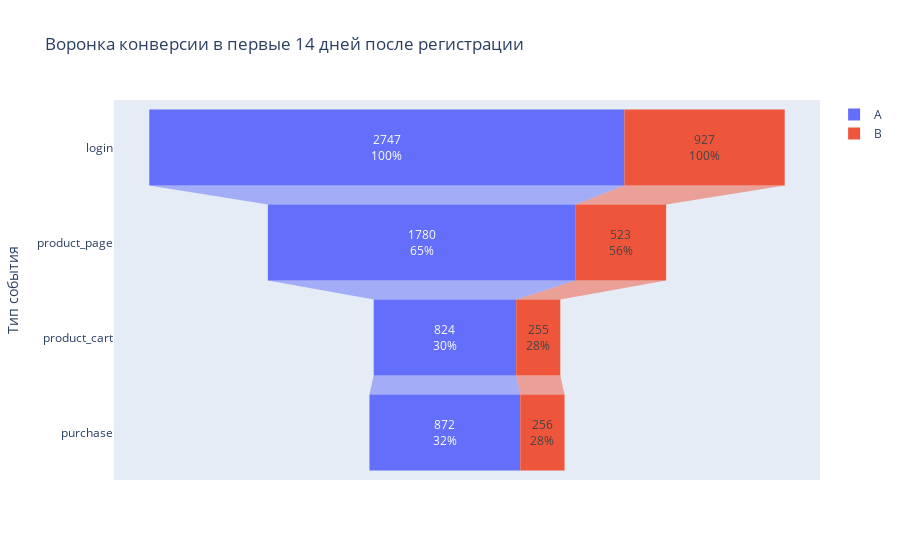

The cell this chart's notebook holds for it:
### Code cell
fig = go.Figure()

fig.add_trace(go.Funnel(
    name = 'A',
    y = main_funnel.index,
    x = main_funnel['A'],
    textinfo = "value+percent initial")
)

fig.add_trace(go.Funnel(
    name = 'B',
    y = main_funnel.index,
    x = main_funnel['B'],
    textinfo = "value+percent initial")
)
fig.update_layout(
    yaxis_title='Тип события',
    title='Воронка конверсии в первые 14 дней после регистрации'
)
fig.show()

### Figure 1 — Plotly figure (JSON) as saved in the notebook; plotly's stock layout.template omitted (floating-point values rounded to 4 significant figures)
{"data": [{"name": "A", "textinfo": "value+percent initial", "type": "funnel", "x": [2747, 1780, 824, 872], "y": ["login", "product_page", "product_cart", "purchase"]}, {"name": "B", "textinfo": "value+percent initial", "type": "funnel", "x": [927, 523, 255, 256], "y": ["login", "product_page", "product_cart", "purchase"]}], "layout": {"title": {"text": "Воронка конверсии в первые 14 дней после регистрации"}, "yaxis": {"title": {"text": "Тип события"}}}}
